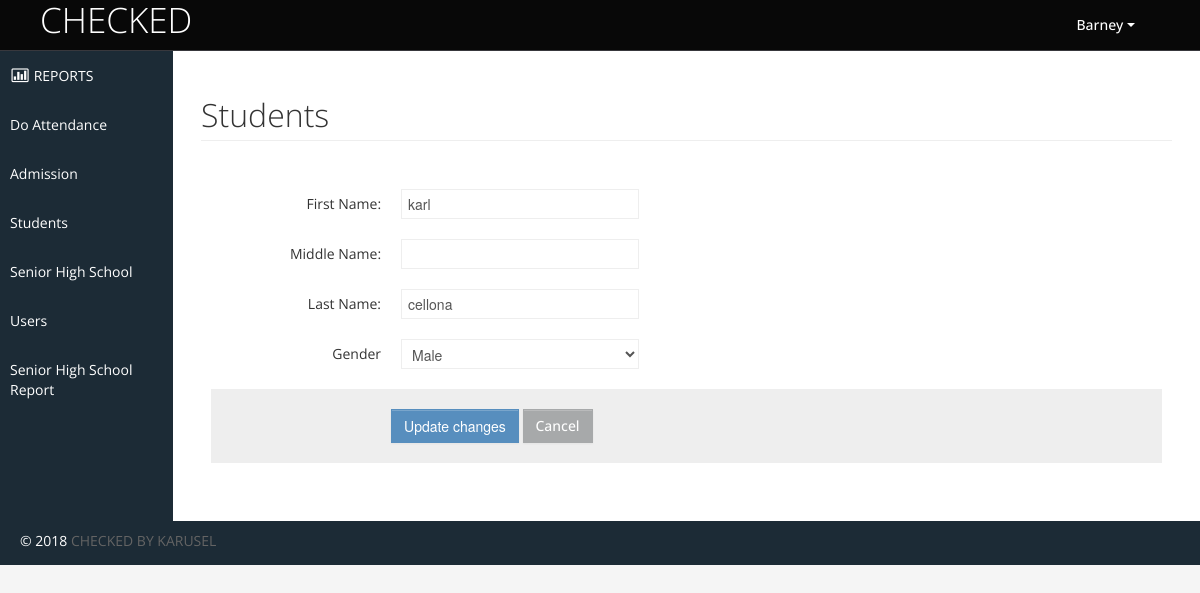
/student_profile_edit.php?id=6 (signed in), run on the app's committed database.
### tables this page shows
CREATE TABLE `users` (
  `id` int(11) NOT NULL,
  `username` varchar(65) NOT NULL,
  `email` varchar(65) NOT NULL,
  `password` varchar(125) NOT NULL,
  `firstname` varchar(65) NOT NULL,
  `lastname` varchar(65) NOT NULL,
  `acct_type` int(2) NOT NULL,
  `photo` varchar(65) NOT NULL,
  `status` int(2) NOT NULL
);

CREATE TABLE `students` (
  `id` int(11) NOT NULL,
  `studid` varchar(22) NOT NULL,
  `gender` varchar(6) NOT NULL,
  `fname` varchar(65) NOT NULL,
  `lname` varchar(65) NOT NULL,
  `strand` varchar(20) NOT NULL,
  `year` varchar(65) NOT NULL,
  `section` varchar(25) NOT NULL,
  `school_yr` varchar(65) NOT NULL,
  `no_pres` int(22) NOT NULL,
  `no_late` int(22) NOT NULL,
  `no_abs` int(22) NOT NULL
);

### perfect_function.php (called while the page is built, shortened)
<?php
function getConnection()
{
	$servername = "localhost";
	$username = "root";
	$password = "";
	$dbname = "project_zero";
	$conn = new mysqli($servername, $username, $password, $dbname);
	return $conn;
}
function get_where($table_name, $id)
{
	$conn = getConnection();
	$sql = "SELECT * FROM $table_name where id=$id";
	$result = $conn->query($sql);
	return $result;
}
function _get_firstname_from_id($id)
{
	$user_data = get_where("users", $id);
	foreach ($user_data as $key => $row) {
		return $firstname = $row['firstname'];
	}
}
function base_url()
{
	$project_name = "project_zero";
	return "http://" . $_SERVER['SERVER_NAME'].'/'.$project_name.'/';
}
function _get_accttype_from_id($id)
{
	$user_data = get_where("users", $id);
	foreach ($user_data as $key => $row) {
		return $acct_type = $row['acct_type'];
	}
}

### student_profile_edit.php (the view, shortened to what this page needs)
<?php include 'admin_header.php';
session_start()?>
<body>
<h1 class="page-header">Students</h1>
<?php
		$id = $_GET['id'];
	$form_location = base_url()."student_profile_edit_proc.php?id=".$id;
	$table_name = "students";
	$get_userData = get_where($table_name, $id);
	foreach ($get_userData as $key => $row) {
		$fname =  $row['fname'];
		$lname = $row['lname'];
		$mname = $row['mname'];
		$gender = $row['gender'];
	?>
<div class="box-content">
			<div class="box-content">
				<form class="form-horizontal" method="post" action="<?= $form_location ?>">
					<fieldset>
						<div class="control-group">
							<label class="control-label">First Name:</label>
							<div class="controls">
								<input type="text" class="span4" name="fname" value="<?= $fname ?>" required>
							</div>
						</div>
						<div class="control-group">
							<label class="control-label">Middle Name:</label>
							<div class="controls">
								<input type="text" class="span4" name="lname" value="<?= $mname ?>" required>
							</div>
						</div>
						<div class="control-group">
							<label class="control-label">Last Name:</label>
							<div class="controls">
								<input type="text" class="span4" name="lname" value="<?= $lname ?>" required>
							</div>
						</div>
						<div class="control-group">
						<label class="control-label">Gender</label>
						<div class="controls">
						<select class="span4" name="gender" required>
									<?php
									if ($gender=='Male') {
									?>
										<option >Male</option>
									<?php
									} else{
									?>
										<option>Female</option>
										<option>Male</option>
									<?php
									}
								}
										?>
								</select>
						</div>
						<div class="form-actions">
							<button type="submit" class="btn btn-primary" name="submit" value="Submit">Update changes</button>
							<a class="btn" href="student_manage.php">Cancel</a>
						</div>
						</div>
					</fieldset>
				</form>
			</div>
		</div>
	<?php include 'admin_footer.php' ?>

### admin_header.php (shortened to what this page needs)
<?php include "perfect_function.php";
?>
<!DOCTYPE html>
<html lang="en">
<head>
	  <link rel="stylesheet" href="http://code.jquery.com/ui/1.11.4/themes/smoothness/jquery-ui.css">
	<link id="bootstrap-style" href="<?= base_url() ?>adminfiles/css/bootstrap.min.css" rel="stylesheet">
	<link href="<?= base_url() ?>adminfiles/css/bootstrap-responsive.min.css" rel="stylesheet">
	<link id="base-style" href="<?= base_url() ?>adminfiles/css/style.css" rel="stylesheet">
	<link id="base-style-responsive" href="<?= base_url() ?>adminfiles/css/style-responsive.css" rel="stylesheet">
</head>
<body>
	<div class="navbar">
		<div class="navbar-inner">
			<div class="container-fluid">
				<a class="brand" href="#"><span>CHECKED</span></a>
				<div class="nav-no-collapse header-nav">
					<ul class="nav pull-right">
						<li class="dropdown">
							<a class="btn dropdown-toggle" data-toggle="dropdown" href="#">
								<i class="halflings-icon white user"></i> <?= _get_firstname_from_id($_SESSION['id']) ?>
								<span class="caret"></span>
							</a>
						</li>
					</ul>
				</div>
			</div>
		</div>
	</div>
		<div class="container-fluid-full">
		<div class="row-fluid">
			<div id="sidebar-left" class="span2">
				<div class="nav-collapse sidebar-nav">
					<ul class="nav nav-tabs nav-stacked main-menu">
						<li><a href="<?= base_url() ?>dashboard.php"><i class="icon-bar-chart"></i><span class="hidden-tablet"> REPORTS</span></a></li>
						<li><a href="#" data-toggle="modal" data-target="#exampleModal"><span class="hidden-tablet">Do Attendance</span></a></li>
						<li><a  href="<?= base_url() ?>attendance.php"><span class="hidden-tablet">Admission</span></a></li>
						<?php
						$acct_type = _get_accttype_from_id($_SESSION['id']);
						if ($acct_type==1){
						?>
						<li><a href="<?= base_url() ?>student_manage.php"><span class="hidden-tablet"> Students</span></a></li>
						<li><a href="<?= base_url() ?>strand_manage.php"><span class="hidden-tablet">Senior High School</span></a></li>
						<li><a href="<?= base_url() ?>user_manage.php"><span class="hidden-tablet"> Users</span></a></li>
						<?php
						}
						?>
						<li><a href="<?= base_url() ?>shs_report.php""><span class="hidden-tablet"> Senior High School Report</span></a></li>
					</ul>
				</div>
			</div>
			<div id="content" class="span10">

### project_zero/adminfiles/css/style.css (style rules this page uses)
body { background: #F5F5F5; color: #333; border: none; font-family: 'Open Sans', sans-serif; font-weight: 400; }
a { color: #646464; }
h1 { font-size: 32px; line-height: 32px; font-weight: 300; }
.navbar { margin-bottom: 0px; }
.navbar-inner { margin-bottom: 0px; min-height: 40px; padding-right: 20px; padding-left: 20px; background: #080808; filter: none; text-shadow: 1px 1px 1px #0a0c0e; border: none; color: #fff; -webkit-border-radius: 0px; -moz-border-radius: 0px; border-radius: 0px; *zoom: 1; border-bottom: 1px solid #38383D; }
.navbar-inner a { color: #7b7b7b; text-shadow: 0 -1px 1px #0b090a; }
.navbar-inner a i { margin-top: 2px; }
a.brand span { color: #fff; text-shadow: none; }
.header-nav { padding: 0px; color: #fff !important; background: #000 !important; }
.header-nav .nav { margin: 0px; }
.header-nav .btn { display: inline-block; padding: 21px 20px; margin-top: 0px; margin-left: 0px; font-size: 14px; line-height: 20px; text-align: center; text-shadow: none; vertical-align: middle; cursor: pointer; background: transparent; border-left: none; border-right: none; border-top: 0px; border-bottom: 0px; -webkit-border-radius: 0px; -moz-border-radius: 0px; border-radius: 0px; -webkit-box-shadow: none !important; -moz-box-shadow: none !important; box-shadow: none !important; }
.header-nav a.btn { color: #fff !important; text-shadow: none !important; padding: 15px 25px !important; }
.header-nav .btn .caret { border-top-color: #fff !important; border-bottom-color: #fff !important; }
#sidebar-left { background: #1C2B36; }
.sidebar-nav > ul { margin: 0px; padding-bottom: 1px; font-size: 14px; }
.nav-tabs.nav-stacked > li > a, .nav-tabs.nav-stacked > li > ul > li > a { padding: 15px 10px 14px 10px; color: #fff; border-top: none; border-bottom: 1px solid transparent; border-left: none; border-right: none; text-decoration: none; -webkit-border-radius: 0px; -moz-border-radius: 0px; border-radius: 0px; }
.nav-tabs.nav-stacked > li:last-child > a { border-bottom: 1px solid transparent; }
.nav-tabs.nav-stacked > li > a > i, .nav-tabs.nav-stacked > li > ul > li > a > i { opacity: 1; filter: alpha(opacity=100); -ms-filter:"progid:DXImageTransform.Microsoft.Alpha(Opacity=100)"; font-size: 16px; }
.nav-tabs.nav-stacked > li:first-child > a { margin: 0px 0px 0px 0px; -webkit-border-radius: 0px; -moz-border-radius: 0px; border-radius: 0px; }
.nav-tabs.nav-stacked > li:last-child > a { -webkit-border-radius: 0px; -moz-border-radius: 0px; border-radius: 0px; }
#content { background: #ffffff; filter: none; min-height: 100%; padding: 20px 20px; position: relative; }
.box-content { position: relative; z-index: 50; margin-top: -1px; padding: 10px; background: #fff !important; }
.form-actions { padding: 19px 20px 20px; margin: 20px -10px -30px -10px; background-color: #eee; border-top: 1px solid #eee; *zoom: 1; }
.form-actions:before, .form-actions:after { display: table; line-height: 0; content: ""; }
.form-actions:after { clear: both; }
.btn { display: inline-block; padding: 6px 12px; margin-bottom: 0; font-size: 14px; font-weight: 500; line-height: 20px; text-align: center; white-space: nowrap; vertical-align: middle; cursor: pointer; border: 1px solid #a7a9aa; -webkit-border-radius: 0px !important; border-radius: 0px !important; }
.btn i { margin-top: 2px; }
.btn { color: #ffffff; background-color: #a7a9aa; border-color: #a7a9aa; background-image: none; filter: none; text-shadow: none; }
.btn-primary { background-color: #578EBE; border-color: #578EBE; }
.navbar .brand { font-size: 35px; }

### project_zero/adminfiles/css/style-responsive.css (style rules this page uses)
@media (min-width: 1200px) { .container-fluid-full { overflow: hidden; position: relative; height: 100%; } }
@media (min-width: 1200px) { #content { width: 85.578%; padding: 28px; margin: 0px 0px; margin-left: 14.422% !important; } }
@media (min-width: 1200px) { #sidebar-left { background: #1C2B36; margin-left: 0px !important; position: absolute; height: 100%; } }
@media (min-width: 1200px) { .sidebar-nav > ul { margin: 0px; } }

### project_zero/adminfiles/css/halflings.css (style rules this page uses)
html, html .halflings { -webkit-font-smoothing: antialiased !important; }
.halflings-icon { display: inline-block; width: 14px; height: 14px; line-height: 14px; vertical-align: text-top; background-image: url(../img/glyphicons_halflings.svg); background-position: 0 0; background-repeat: no-repeat; vertical-align: top; *display: inline; *zoom: 1; *margin-right: .3em; }
.halflings-icon.white { background-image: url(../img/glyphicons_halflings-white.svg); }
.halflings-icon.user { background-position: -168px 0; }

### data on the page
users: firstname "Barney"
students: fname "karl", lname "cellona", gender "Male"
